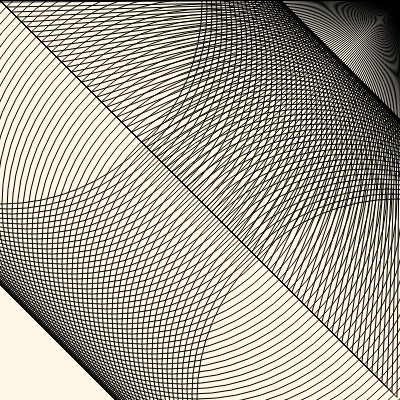
Frame 1 (no input)
Frame 60 (no input): identical to frame 1, image omitted
Frame 120 (the mouse pressed at the canvas centre since frame 60): identical to frame 1, image omitted

The p5.js sketch that drew this single still picture (run headless with seeded random() and noise() and a simulated clock; from frame 60 on, the mouse is pressed at the canvas centre):

// p5.js sketch
// ── sketch.js
function setup() {
  createCanvas(400, 400);
}

function draw() {
  background(255,248,231);
  noFill()
  for(var i=0; i<width; i++) {
    triangle(i+=2, i, height, 0, 0, 0);
    ellipse(i, i+=2, width, height);
   }
  
}
